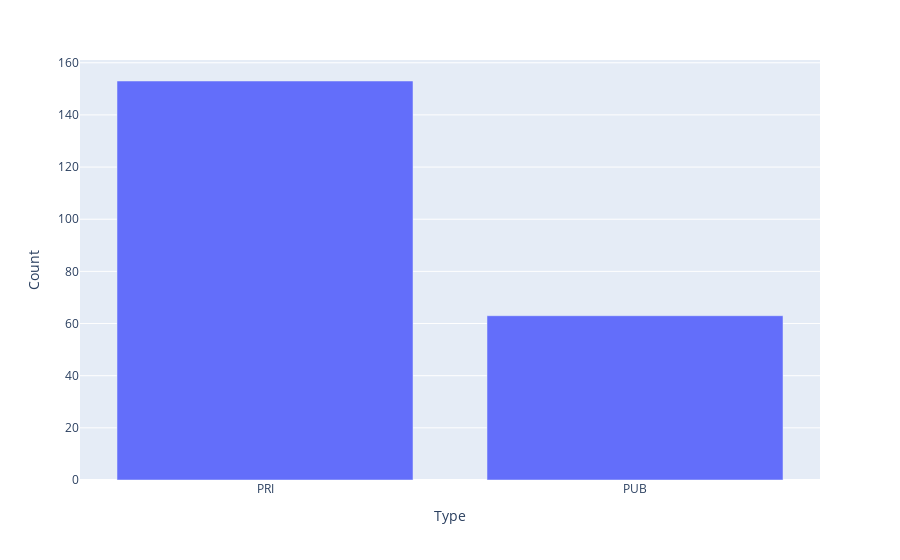

Notebook code cell kept with this figure:
### Code cell
fig = px.bar(x=rst.index, y=rst.values, labels={'x':'Type','y':'Count'})
fig.show()

### Figure 1 — Plotly figure (JSON) as saved in the notebook; plotly's stock layout.template omitted (floating-point values rounded to 4 significant figures)
{"data": [{"alignmentgroup": "True", "hovertemplate": "Type=%{x}<br>Count=%{y}<extra></extra>", "legendgroup": "", "marker": {"color": "#636efa", "pattern": {"shape": ""}}, "name": "", "offsetgroup": "", "orientation": "v", "showlegend": false, "textposition": "auto", "type": "bar", "x": ["PRI", "PUB"], "xaxis": "x", "y": [153, 63], "yaxis": "y"}], "layout": {"barmode": "relative", "legend": {"tracegroupgap": 0}, "margin": {"t": 60}, "xaxis": {"anchor": "y", "domain": [0, 1], "title": {"text": "Type"}}, "yaxis": {"anchor": "x", "domain": [0, 1], "title": {"text": "Count"}}}}
